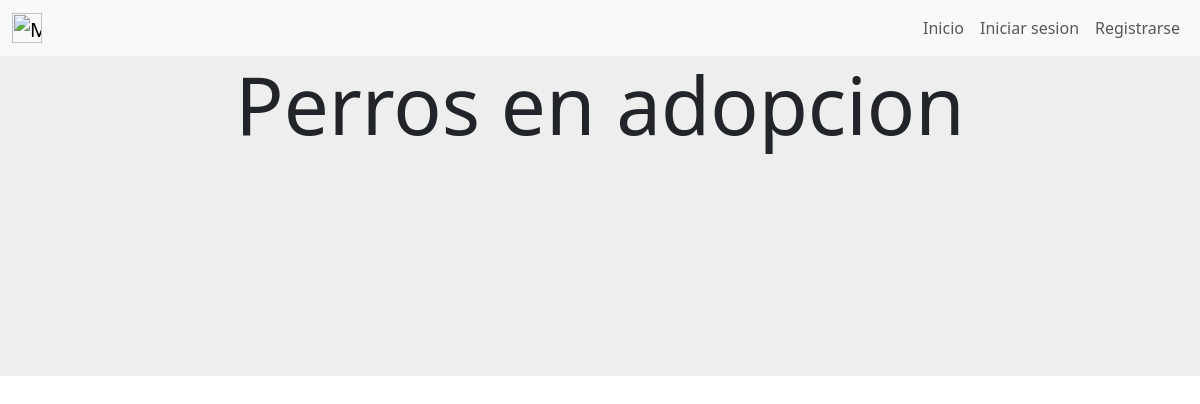
Before: /perros_en_adopcion with the older database file.
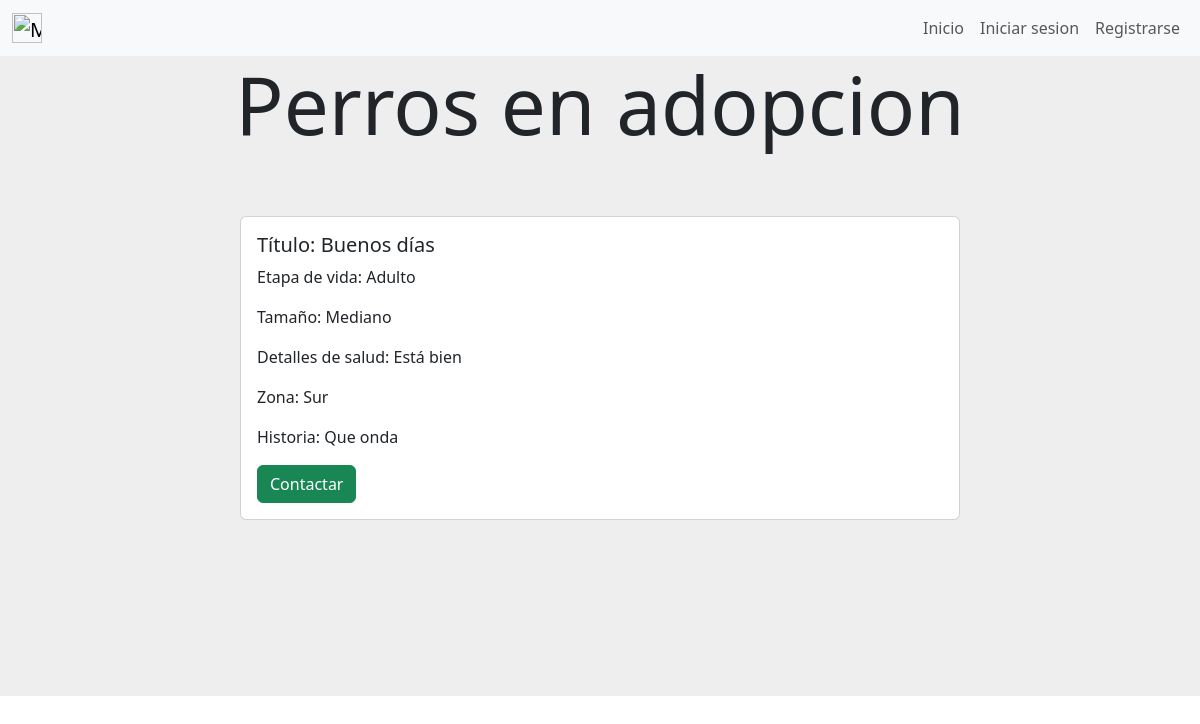
After: the same page with the newer database file.
### gestion_de_mascotas/models.py (models this page shows, shortened)
class Perro_en_adopcion(models.Model):
    titulo = models.CharField(max_length=30)
    edad=models.CharField(max_length=30)
    tamanio = models.CharField(max_length=30)
    detalles_de_salud=models.CharField(max_length=200)
    zona=models.CharField(max_length=100)
    historia = models.CharField(max_length=500)
    created=models.DateTimeField(auto_now_add=True)
    updated=models.DateTimeField(auto_now_add=True)
    created_by = models.ForeignKey(User, on_delete=models.CASCADE)
    class Meta:
        verbose_name='perro_en_adopcion'
        verbose_name_plural='perros_en_adopcion'

### gestion_de_mascotas/views.py (the view)
# urls.py: path('perros_en_adopcion',views.perros_en_adopcion, name= "perros_en_adopcion"),
def perros_en_adopcion (request) :
    perros_en_adopcion=Perro_en_adopcion.objects.all()
    return render(request,"gestion_de_mascotas/perros_en_adopcion.html",{"perros_en_adopcion":perros_en_adopcion})

### gestion_de_mascotas/templates/gestion_de_mascotas/perros_en_adopcion.html (shortened to what this page needs)
{% extends "gestion_de_usuarios/base.html" %}
{% block content %}
<div style="background-color:#eee;height: 20%;text-align: center;">
    <h1 class="display-1">Perros en adopcion</h1>
</div>
        {% for perro in perros_en_adopcion %}
        <div style="background-color: #eee;background-position: center;background-size: cover; align-items: center;justify-content: center;display: flex;">
            <div class="card mb-3 element-home-color" style="width: 60%;">
                <div class="row g-0">
                <div class="col-md-8">
                    <div class="card-body">
                    <h5 class="card-title">Título: {{perro.titulo}}</h5>
                    <p class="card-text">Etapa de vida: {{perro.edad}}</p>
                    <p class="card-text">Tamaño: {{perro.tamanio}}</p>
                    <p class="card-text">Detalles de salud: {{perro.detalles_de_salud}}</p>
                    <p class="card-text">Zona: {{perro.zona}}</p>
                    <p class="card-text">Historia: {{perro.historia}}</p>
                    <a href ="{% url 'contacto_adopcion' perro.id %}" class=" btn btn-success" >Contactar</a>
                    </div>
                </div>
                </div>
            </div>
        </div>
        {% endfor %}
<div style="background-color:#eee;height: 20%;">
</div>
{% endblock %}

### gestion_de_usuarios/templates/gestion_de_usuarios/base.html (shortened to what this page needs)
<nav class="navbar navbar-expand-lg navbar-light bg-light">
    <div class="container-fluid">
        <a class="navbar-brand mt-2 mt-lg-0" href="{% url 'home' %}">
          <img
            src="https://media.discordapp.net/attachments/1084960115909722185/1098246667553218660/image.png?width=970&height=609"
            height="30"
            alt="MDB Logo"
            loading="lazy"
          />
        </a>
        <div>
        <ul class=" navbar-nav me-auto mb-2 mb-lg-0 ">
          <li class="nav-item">
            <a class="nav-link"  href="{% url 'home' %}">Inicio</a>
          </li>
          {% if user.is_authenticated %}
            <li class="nav-item">
              <a class="nav-link"  href="{% url 'cerrar_sesion' %}">Cerrar sesion</a>
            </li>
            <li class="nav-item dropdown">
              <a class="nav-link dropdown-toggle" href="#" role="button" data-bs-toggle="dropdown" aria-expanded="false">
                Bienvenido {{user.username}}
              </a>
              <ul class="dropdown-menu">
                <li><a class="dropdown-item" href="{% url 'perfil' %}">Mi perfil</a></li>
                <li><a class="dropdown-item" href="{% url 'mis_turnos' %}">Mis turnos</a></li>
                <li><a class="dropdown-item" href="{% url 'mis_perros' %}">Mis perros</a></li>
                <li><a class="dropdown-item" href="{% url 'mis_perros_en_adopcion' %}">Mis perros en adopción</a></li>
                <li><a class="dropdown-item" href="#">Ayuda</a></li>
              </ul>
            </li>
          {% else %}
            <li class="nav-item">
              <a class="nav-link"  href="{% url 'iniciar_sesion' %}">Iniciar sesion</a>
            </li>
            <li class="nav-item">
              <a class="nav-link"  href="{% url 'registrarse' %}">Registrarse</a>
            </li>
          {% endif %}
        </ul>
      </div>
    </div>
</nav>
    {% block content %}
    {% endblock %}
    <link href="https://cdn.jsdelivr.net/npm/bootstrap@5.3.0-alpha2/dist/css/bootstrap.min.css" rel="stylesheet">

Changed rows visible on the page:
added Perro_en_adopcion: titulo "Buenos días", edad "Adulto", tamanio "Mediano", detalles_de_salud "Está bien", zona "Sur", historia "Que onda"
